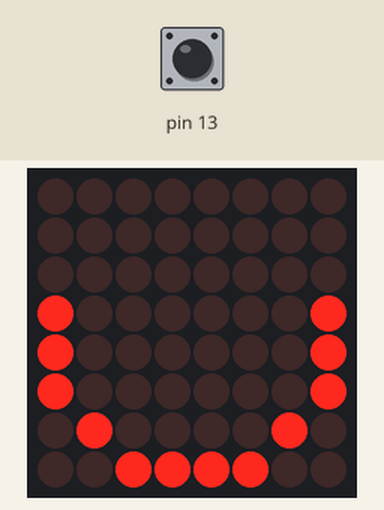
Recording of a sketch running on a simulated Arduino Uno, built with avr-gcc and run on an emulated ATmega328P. Shown: 8×8 LED matrix. Wiring (inferred from the names in the program): LED matrix (orientation assumed): rows pin 9, pin 8, pin 4, A2, pin 3, A0, pin 10, pin 6; columns A1, pin 11, A3, pin 12, pin 5, A4, pin 7, pin 2. The test bench sets the inputs (shaded band); at power-on: pin 13 HIGH. What the sketch prints to the serial monitor is not drawn.

Above: at 1.29 s.
1.3 s: pin 13 pulled LOW for 0.15 s
2.0 s: pin 13 pulled LOW for 1 s
At 2.46 s:
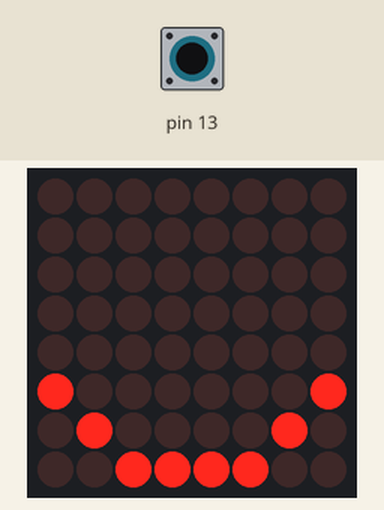
3.6 s: pin 13 pulled LOW for 0.15 s
4.3 s: pin 13 pulsed LOW 5 times (0.12 s each, 0.3 s apart)
7.3 s: pin 13 pulled LOW for 3.2 s
11.1 s: pin 13 pulled LOW for 0.15 s
At 11.46 s:
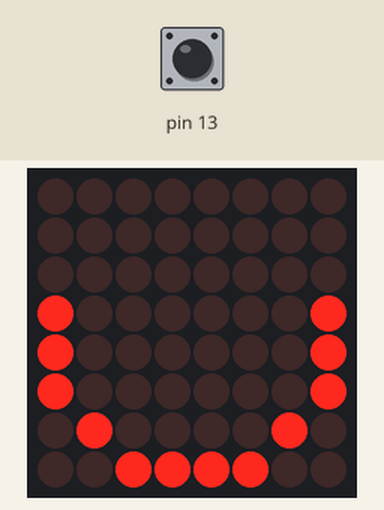

Measured:
- after the input at 2.0 s, the display: first changes after 0.06 s (image 1 shows a later state)
- after the input at 11.1 s, the display: first changes at once (image 2 shows a later state)

The sketch:

DTD_Goup10_LEDmatrix.ino
```cpp
#define ROW1 9
#define ROW2 8
#define ROW3 4
#define ROW4 A2
#define ROW5 3
#define ROW6 A0
#define ROW7 10
#define ROW8 6

#define COL1 A1
#define COL2 11
#define COL3 A3
#define COL4 12
#define COL5 5
#define COL6 A4
#define COL7 7
#define COL8 2

#define BUTTON 13
//shifty[16];
//const int row[] = {shifty[8], shifty[9], shifty[13], shifty[2], shifty[14], shifty[4], shifty[5], shifty[11]};
//const int col[] = {shifty[3], shifty[6], shifty[1], shifty[7], shifty[12], shifty[0], shifty[10], shifty[15]};

const int row[] = {ROW1, ROW2, ROW3, ROW4, ROW5, ROW6, ROW7, ROW8};
const int col[] = {COL1, COL2, COL3, COL4, COL5, COL6, COL7, COL8};

int imgnow = 0;
bool pressing = false;

int circle[8][8] = {{1, 1, 0, 0, 0, 0, 1, 1},
  {1, 0, 1, 1, 1, 1, 0, 1},
  {0, 1, 1, 1, 1, 1, 1, 0},
  {0, 1, 1, 1, 1, 1, 1, 0},
  {0, 1, 1, 1, 1, 1, 1, 0},
  {0, 1, 1, 1, 1, 1, 1, 0},
  {1, 0, 1, 1, 1, 1, 0, 1},
  {1, 1, 0, 0, 0, 0, 1, 1}
};
int s[8][8] = {{1, 0, 0, 0, 0, 0, 0, 1},
  {0, 0, 0, 1, 1, 0, 0, 0},
  {0, 0, 0, 1, 1, 0, 0, 0},
  {0, 0, 0, 1, 1, 0, 0, 0},
  {0, 0, 0, 1, 1, 0, 0, 0},
  {0, 0, 0, 0, 0, 0, 0, 0},
  {0, 0, 0, 1, 1, 0, 0, 0},
  {1, 0, 0, 0, 0, 0, 0, 1}
};

void setup() {
  Serial.begin(9600);
  for (int i = 2; i < 13; i++) {
    pinMode(i, OUTPUT);
    digitalWrite(i, LOW);
  }
  pinMode(A0, OUTPUT);
  digitalWrite(A0, LOW);
  pinMode(A1, OUTPUT);
  digitalWrite(A1, LOW);
  pinMode(A2, OUTPUT);
  digitalWrite(A2, LOW);
  pinMode(A3, OUTPUT);
  digitalWrite(A3, LOW);
  pinMode(A4, OUTPUT);
  digitalWrite(A4, LOW);

  pinMode(13, INPUT_PULLUP);
}

void loop() {
  // put your main code here, to run repeatedly:
  if (digitalRead(13) == LOW && !pressing) {
    pressing = true;
    imgnow += 1;
    Serial.print(0);
    if (imgnow > 1) {
      imgnow = 0;
    }
  }
  else if (digitalRead(13) == HIGH && pressing) {
      pressing = false;
      Serial.print(1);
      }
  if (imgnow == 0) {
      lightup(circle);
    }
  if (imgnow == 1) {
      lightup(s);
    }

  }

void lightup(int matrix[8][8]) {
  for (int i = 0; i < 8; i++) {
    digitalWrite(col[i], HIGH);
    for (int j = 0; j < 8; j++) {
      digitalWrite(row[j], matrix[j][i]);
    }
    for (int j = 0; j < 8; j++) {
      digitalWrite(row[j], HIGH);
      delay(1);
    }
    digitalWrite(col[i], LOW);


  }
}
```
